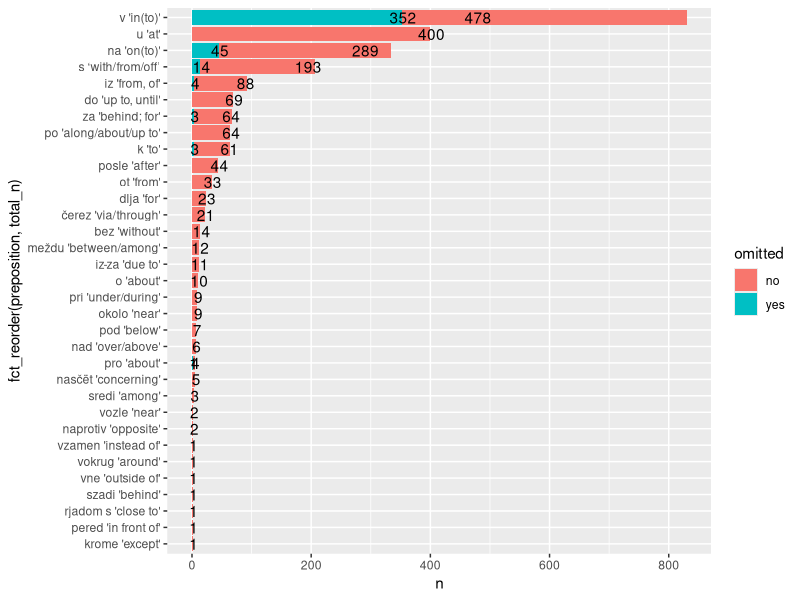

This figure's R source: (Note: this script raises an error after producing the figure.)
## ---- chunk 1
knitr::opts_chunk$set(echo = TRUE)
## ---- chunk 2
library("tidyverse")
## ---- chunk 3
dat <- read.csv("Prep_drop_final_data.csv")
dat %>%
  select(3:5, 7:8, 14:16, 18) -> mydat
names(mydat)[9] <- "preposition"
summary(mydat)
## ---- chunk 4
dat_lR <- read.csv("Prep_drop_DagRus - level of Russian.csv")
dat_lR %>%
#  mutate (nonstandardness = non.standardness*100) %>%
#  select("носитель", "nonstandardness") -> dat_lR
  select("носитель", "index") -> dat_lR
names(dat_lR)[1] <- "respondent"
names(dat_lR)[2] <- "index"
summary(dat_lR)
## ---- chunk 5
full_join(mydat, dat_lR, by = "respondent") -> mydat
## ---- chunk 6
mydat %>% 
  mutate(ed_levels = ifelse(mydat$education == "higher education", 
                            "higher", "non-higher")) -> mydat
mydat %>% 
  mutate(ed_levels = as.factor(ed_levels)) -> mydat
mydat %>% 
  mutate(lang_family = ifelse(mydat$language.group == "Turkic", "Turkic",
                                      ifelse(mydat$language.group == "Indo-European", 
                                             "Indo-European", "Daghestanian"))) -> mydat
mydat %>% 
  mutate(lang_family = as.factor(lang_family)) -> mydat
## ---- chunk 7
mydat %>% 
  filter(lang_family != "Indo-European") -> mydat
## ---- chunk 8
mydat %>% 
  mutate(omitted = ifelse(mydat$omitted == "да", "yes", "no")) -> mydat
## ---- chunk 9
mydat %>%
  count(preposition, omitted) %>%
  spread(omitted, n, fill = 0) %>%
  mutate(total_n = no+yes) %>% 
  mutate(yes_percent = (yes/total_n)*100) %>%
  arrange(desc(total_n))
## ---- chunk 10
mydat %>%
  count(preposition, name = "total_n") -> mydat1
mydat %>%
  group_by(preposition) %>%
  count(omitted, name = "n") -> mydat2
full_join(mydat1, mydat2) -> mydat3
mydat3
## ---- chunk 11
mydat3 %>%
  ggplot(aes(fct_reorder(preposition, total_n), n, fill = omitted, label = n))+
  geom_col()+
  geom_text(nudge_y = 2)+
  coord_flip()
## ---- chunk 12
mydat %>%
  count(initial.phoneme, omitted) %>%
  spread(omitted, n, fill = 0) %>%
  mutate(total_n = no+yes) %>% 
  mutate(yes_percent = (yes/total_n)*100)
## ---- chunk 13
mydat$sex <- relevel(mydat$sex, ref = "m")
library("ggpubr")
## ---- chunk 14
mydat %>%
  filter(preposition == "v 'in(to)'" | preposition == "na 'on(to)'" | 
           preposition == "s ‘with/from/off’" | preposition == "iz 'from, of'" | 
           preposition == "za 'behind; for'" | preposition == "k 'to'" | 
           preposition == "pro 'about") %>%
  count(respondent, ed_levels, lang_family, sex, omitted) %>%
  spread(omitted, n, fill = 0) %>%
  mutate(n = yes+no)%>%
  mutate(ratio = yes/n)%>%
  ggboxplot(x = "lang_family", y = "ratio",
            color = "sex",
            add = "jitter",
            outlier.shape = NA,
            ggtheme = theme_bw(),
            add.params = list(jitter = 0.3),
            ylab = "rate of omissions",
            xlab = "language family",) -> p
facet(p, facet.by = "ed_levels")
## ---- chunk 15
mydat %>%
  filter(preposition == "v 'in(to)'" | preposition == "na 'on(to)'" | 
           preposition == "s ‘with/from/off’" | preposition == "iz 'from, of'" | 
           preposition == "za 'behind; for'" | preposition == "k 'to'" | 
           preposition == "pro 'about") %>%
  count(respondent, year.of.birth, omitted) %>%
  spread(omitted, n, fill = 0) %>%
  mutate(n = yes+no)%>%
  mutate(ratio = yes/n)%>%
  ggplot(aes(year.of.birth, ratio))+
  geom_point()+
  geom_smooth(method=lm, se=TRUE) +
  labs(x = "year of birth",
       y = "rate of omissions")+
  theme_bw()
## ---- chunk 16
mydat %>%
  filter(preposition == "v 'in(to)'" | preposition == "na 'on(to)'" | 
           preposition == "s ‘with/from/off’" | preposition == "iz 'from, of'" | 
           preposition == "za 'behind; for'" | 
           preposition == "k 'to'" | preposition == "pro 'about") %>%
  count(respondent, index, omitted) %>%
  spread(omitted, n, fill = 0) %>%
  mutate(n = yes+no)%>%
  mutate(ratio = yes/n)%>%
  ggplot(aes(index, ratio))+
  geom_point()+
 # ggrepel::geom_text_repel()+
  geom_smooth(method=lm, se=TRUE) +
  labs(x = "fluency index",
       y = "rate of omissions")+
  theme_bw()
## ---- chunk 17
mydat %>%
  mutate(prep_type = ifelse(mydat$preposition == "v 'in(to)'", "prep_v/na",
                                       ifelse(mydat$preposition == "na 'on(to)'", 
                                              "prep_v/na", "prep_other"))) -> mydat
mydat %>%
  mutate(prep_type = as.factor(prep_type)) -> mydat
## ---- chunk 18
mydat %>% 
  mutate(year.of.birth = year.of.birth-1900) -> log_dat
log_dat %>%
  mutate(year.of.birth = as.integer(year.of.birth)) -> log_dat
log_dat %>%
  mutate(omitted = as.factor(omitted)) -> log_dat
## ---- chunk 19
library("lme4")
## ---- chunk 20
glmer.res <- glmer (omitted ~ sex + year.of.birth + ed_levels + lang_family + index + initial.phoneme + prep_type + (1|respondent), data = log_dat, family ="binomial", control = glmerControl(optimizer ="bobyqa"))
summary(glmer.res)
## ---- chunk 21
drop1(glmer.res, test = "Chisq")
## ---- chunk 22
glmer.res2 <- glmer (omitted ~ year.of.birth + ed_levels + lang_family + index + initial.phoneme + prep_type + (1|respondent), data = log_dat, family ="binomial", control = glmerControl(optimizer ="bobyqa"))
summary(glmer.res2)
## ---- chunk 23
drop1(glmer.res2, test = "Chisq")
## ---- chunk 24
glmer.res3 <- glmer (omitted ~ ed_levels + lang_family + index + initial.phoneme + prep_type + (1|respondent), data = log_dat, family ="binomial", control = glmerControl(optimizer ="bobyqa"))
summary(glmer.res3)
## ---- chunk 25
drop1(glmer.res3, test = "Chisq")
## ---- chunk 26
glmer.res4 <- glmer (omitted ~ lang_family + index + initial.phoneme + prep_type + (1|respondent), data = log_dat, family ="binomial", control = glmerControl(optimizer ="bobyqa"))
summary(glmer.res4)
## ---- chunk 27
drop1(glmer.res4, test = "Chisq")
## ---- chunk 28
glmer.res5 <- glmer (omitted ~ index + initial.phoneme + prep_type + (1|respondent), data = log_dat, family ="binomial", control = glmerControl(optimizer ="bobyqa"))
summary(glmer.res5)
## ---- chunk 29
drop1(glmer.res5, test = "Chisq")
## ---- chunk 30
library(effects)
## ---- chunk 31
names(log_dat)[7] <- "initial_phoneme"
names(log_dat)[10] <- "fluency_index"
names(log_dat)[8] <- "probability_of_prep_drop"
names(log_dat)[13] <- "preposition_type"
names(log_dat)
## ---- chunk 32
log_dat$initial_phoneme<- relevel(log_dat$initial_phoneme, ref = "vowel")
glmer.res5 <- glmer (probability_of_prep_drop ~ fluency_index + initial_phoneme + preposition_type + (1|respondent), data = log_dat, family ="binomial", control = glmerControl(optimizer ="bobyqa"))
plot(allEffects(glmer.res5))
## ---- chunk 33
dat_speakers <- read.csv("Prep_drop_DagRus - level of Russian.csv")
dat_speakers %>%
  #mutate (nonstandardness = non.standardness*100) %>%
  filter(носитель != "darvag.ерси.ич42") %>%
  filter(носитель != "makhachkala.add-4") %>%
  filter(носитель != "makhachkala.add-5") %>%
#  select("носитель", "type.of.speaker", "nonstandardness") -> dat_speakers
  select("носитель", "type.of.speaker", "index") -> dat_speakers
names(dat_speakers)[1] <- "respondent"
names(dat_speakers)[2] <- "P_drop_pattern"

dat_speakers <- dat_speakers[-c(47, 48, 49), ]
#summary(dat_speakers)
dat_speakers
## ---- chunk 34
dat_speakers  %>%
  mutate(P_drop_pattern = factor(P_drop_pattern, levels = c("not_only_v/na",
                                              "only_v/na_(not_only_core_contexts)",
                                              "only_v/na_(only_core_contexts)"))) %>% 
#  ggplot(aes(P_drop_pattern, nonstandardness, color = P_drop_pattern))+
  ggplot(aes(P_drop_pattern, index, color = P_drop_pattern))+
  geom_boxplot(outlier.shape = NA)+
  geom_jitter(width = 0.1)+
  labs(x = "P-drop pattern",
       y = "fluency index")+
  theme_bw()+
  theme(legend.position = "none")
## ---- chunk 35
#aov_res <- aov(nonstandardness ~ P_drop_pattern, data = dat_speakers)
aov_res <- aov(index ~ P_drop_pattern, data = dat_speakers)
summary(aov_res)
